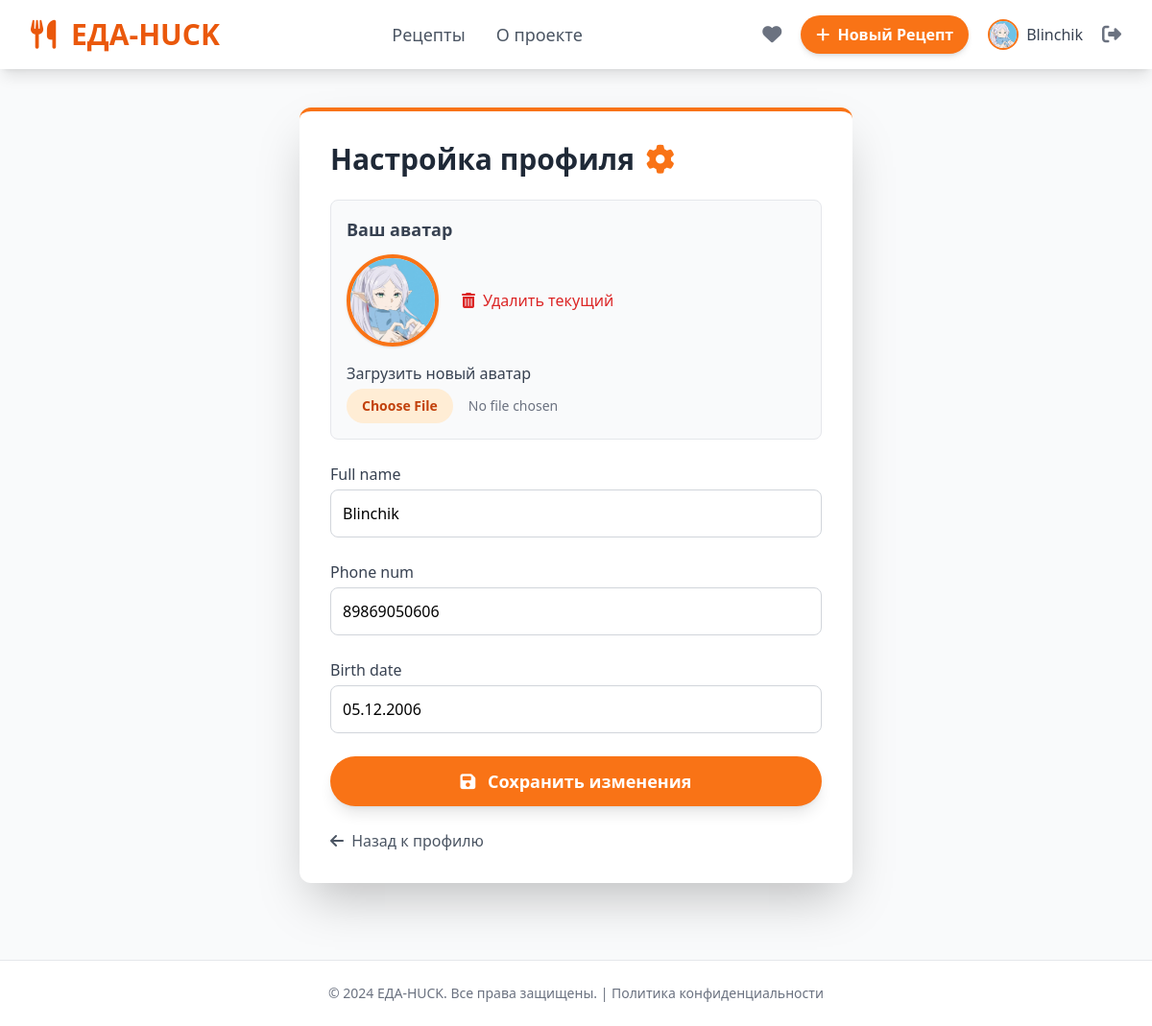
/profile_edit/ (signed in), run on the app's committed database.
### recept/models.py (models this page shows, shortened)
class User(AbstractUser):
    username = None
    email = models.EmailField(_('email address'), unique=True)
    phone_num = models.CharField(max_length=20, blank=True, null=True)
    full_name = models.CharField(max_length=150, blank=True, null=True)
    birth_date = models.DateField(blank=True, null=True)
    avatar = models.ImageField(upload_to='user_avatars/', blank=True, null=True, help_text='Аватар пользователя')
    USERNAME_FIELD = 'email'
    REQUIRED_FIELDS = []
    objects = UserManager()

### recept/views.py (the view)
# urls.py: path('profile_edit/', profile_edit_view, name='profile_edit'),
@login_required
def profile_edit_view(request):
    user = request.user
    if request.method == 'POST':
        if 'remove_avatar' in request.POST:
            if user.avatar:
                user.avatar.delete(save=False)
                user.avatar = None
                user.save()
            return redirect('profile_edit')
        form = UserProfileForm(request.POST, request.FILES, instance=user)
        if form.is_valid():
            form.save()
            return redirect('profile')
    else:
        form = UserProfileForm(instance=user)
    return render(request, 'profile_edit.html', {'form': form})

### recept/forms.py
class UserProfileForm(forms.ModelForm):
    class Meta:
        model = User
        fields = ['full_name', 'phone_num', 'birth_date', 'avatar']
        widgets = {
            'avatar': FileInput(),
        }

### recept/templates/profile_edit.html (shortened to what this page needs)
{% extends 'base.html' %}
{% load widget_tweaks %}
{% block content %}
<section class="max-w-xl mx-auto">
    <div class="p-8 bg-white rounded-xl shadow-2xl border-t-4 border-primary-orange-500">
        <h1 class="text-3xl mb-6 font-bold text-gray-800">
            Настройка профиля <i class="fas fa-cog text-primary-orange-500 ml-1"></i>
        </h1>
        <form method="POST" enctype="multipart/form-data" class="space-y-6">
            <div class="border p-4 rounded-lg bg-gray-50">
                <h3 class="text-lg font-semibold mb-3 text-gray-700">Ваш аватар</h3>
                <div class="flex items-center space-x-6">
                    {% if user.avatar %}
                        <img src="{{ user.avatar.url }}" alt="Текущий аватар"
                             class="w-24 h-24 rounded-full object-cover border-4 border-primary-orange-500 shadow">
                        <button type="submit" name="remove_avatar" value="true"
                                class="flex items-center text-red-600 hover:text-red-800 font-medium transition duration-150">
                            <i class="fas fa-trash-alt mr-2"></i> Удалить текущий
                        </button>
                    {% else %}
                        <div class="w-24 h-24 rounded-full bg-gray-300 flex items-center justify-center text-gray-600 text-3xl">
                            <i class="fas fa-user-circle"></i>
                        </div>
                    {% endif %}
                </div>
                <div class="mt-4">
    <label for="{{ form.avatar.id_for_label }}" class="block text-gray-700 font-medium mb-1">Загрузить новый аватар</label>
    {{ form.avatar|attr:"class:block w-full text-sm text-gray-500 file:mr-4 file:py-2 file:px-4 file:rounded-full file:border-0 file:text-sm file:font-semibold file:bg-primary-orange-100 file:text-primary-orange-700 hover:file:bg-primary-orange-200 transition" }}
</div>
            </div>
            {% for field in form %}
                {% if field.name != 'avatar' %}
                    <div>
                        <label for="{{ field.id_for_label }}" class="block text-gray-700 font-medium mb-1">
                            {{ field.label }}
                        </label>
                        {{ field|add_class:"w-full p-3 border border-gray-300 rounded-lg focus:outline-none focus:ring-2 focus:ring-primary-orange-500 transition duration-150"|attr:"placeholder:Заполните поле" }}
                    </div>
                {% endif %}
            {% endfor %}
            <button type="submit"
                    class="w-full bg-primary-orange-500 text-white py-3 rounded-full font-bold text-lg
                           hover:bg-primary-orange-600 transition duration-300 transform hover:scale-[1.01] shadow-lg">
                <i class="fas fa-save mr-2"></i> Сохранить изменения
            </button>
        </form>
        <a href="{% url 'profile' %}" class="inline-block mt-6 text-gray-600 hover:text-primary-orange-600 font-medium transition">
            <i class="fas fa-arrow-left mr-1"></i> Назад к профилю
        </a>
    </div>
</section>
{% endblock %}

### recept/templates/base.html (shortened to what this page needs)
<!DOCTYPE html>
<html lang="ru">
  <head>
    <script src="https://cdn.tailwindcss.com"></script>
    <link rel="stylesheet" href="https://cdnjs.cloudflare.com/ajax/libs/font-awesome/6.0.0-beta3/css/all.min.css">
    <link
      rel="stylesheet"
      href="https://cdnjs.cloudflare.com/ajax/libs/font-awesome/6.5.2/css/all.min.css"
    />
  </head>
  <body class="bg-gray-50 min-h-screen flex flex-col">
    <header class="bg-white shadow-lg sticky top-0 z-50">
      <div
        class="max-w-7xl mx-auto px-4 sm:px-6 lg:px-8 py-3 flex justify-between items-center"
      >
        <div class="flex items-center space-x-4">
          <a href="{% url 'index' %}" class="text-3xl font-extrabold text-primary-orange-600 hover:text-primary-orange-700 transition duration-300">
            <i class="fas fa-utensils mr-2"></i> ЕДА-HUCK
          </a>
        </div>
        <nav class="hidden md:flex space-x-8 text-lg font-medium">
          <a href="{% url 'recipe_list' %}" class="text-gray-600 hover:text-primary-orange-600 transition duration-150"
            >Рецепты</a
          >
          <a href="#" class="text-gray-600 hover:text-primary-orange-600 transition duration-150">О проекте</a>
        </nav>
        <div class="flex items-center space-x-3">
          {% if user.is_authenticated %}
          <a href="{% url 'favorite_recipes' %}" title="Избранные рецепты" class="text-gray-500 hover:text-primary-orange-600 transition duration-150 p-2 rounded-full hover:bg-gray-100">
              <i class="fas fa-heart text-xl"></i>
          </a>
          <a
            href="{% url 'recipe_create' %}"
            class="hidden sm:inline-block px-4 py-2 text-white bg-primary-orange-500 rounded-full font-semibold shadow-md hover:bg-primary-orange-600 transition duration-300 transform hover:scale-105"
          >
            <i class="fas fa-plus mr-1"></i> Новый Рецепт
          </a>
          <a href="{% url 'profile' %}" class="flex items-center space-x-2 p-2 rounded-full hover:bg-gray-100 transition duration-150">
            {% if user.avatar %}
              <img src="{{ user.avatar.url }}" alt="Аватар" class="h-8 w-8 rounded-full object-cover border-2 border-primary-orange-500">
            {% else %}
              <i class="fas fa-user-circle text-gray-500 text-3xl"></i>
            {% endif %}
            <span class="hidden lg:inline text-gray-700 font-medium">{{ user.full_name|default:'Профиль' }}</span>
          </a>
          <a href="{% url 'logout' %}" title="Выйти" class="text-gray-500 hover:text-primary-orange-600 transition duration-150">
            <i class="fas fa-sign-out-alt text-xl"></i>
          </a>
          {% endif %}
        </div>
      </div>
    </header>
    <main class="flex-grow">
      <div class="max-w-7xl mx-auto px-4 sm:px-6 lg:px-8 py-10">
        {% block content %}{% endblock %}
      </div>
    </main>
    <footer class="bg-white border-t border-gray-200 mt-10">
      <div class="max-w-7xl mx-auto px-4 sm:px-6 lg:px-8 py-6 text-center text-gray-500 text-sm">
        &copy; 2024 ЕДА-HUCK. Все права защищены. | <a href="#" class="hover:text-primary-orange-600">Политика конфиденциальности</a>
      </div>
    </footer>
  </body>
</html>

### data on the page
User: avatar (picture), full_name "Blinchik", form "Blinchik" "89869050606" "05.12.2006"

### other printed values
{{ field.label }} "Full name" "Phone num" "Birth date"
